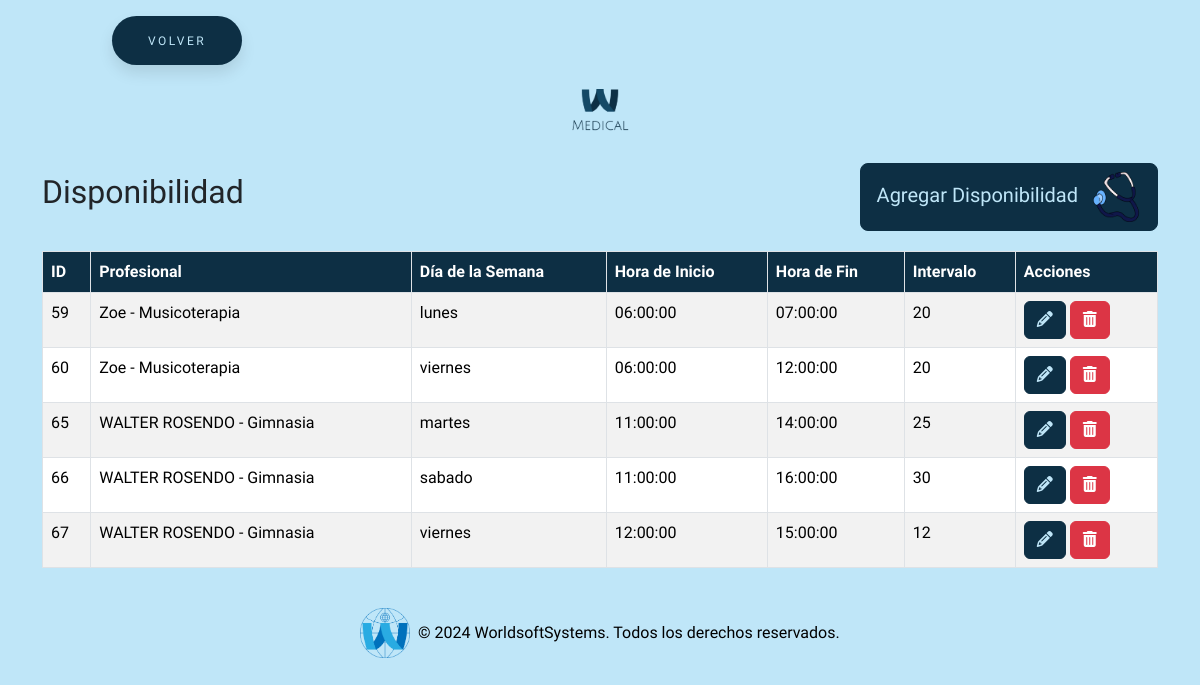
/todosAjustes/disponibilidad/disponibilidad.php (signed in), run on the app's committed database.
### tables this page shows
CREATE TABLE `disponibilidad` (
  `id` int(11) NOT NULL,
  `id_prof` int(11) NOT NULL,
  `dia_semana` varchar(255) NOT NULL,
  `hora_inicio` time NOT NULL,
  `hora_fin` time NOT NULL,
  `intervalo` int(255) NOT NULL DEFAULT 20
);

CREATE TABLE `profesional` (
  `id_prof` int(11) NOT NULL,
  `nombreYapellido` varchar(255) NOT NULL,
  `id_especialidad` int(11) NOT NULL,
  `domicilio` varchar(255) NOT NULL,
  `localidad` varchar(255) NOT NULL,
  `codigo_pos` varchar(255) NOT NULL,
  `matricula_p` varchar(255) NOT NULL,
  `matricula_n` varchar(255) NOT NULL,
  `telefono` int(255) NOT NULL,
  `email` varchar(255) NOT NULL,
  `tipo_doc` varchar(255) NOT NULL,
  `nro_doc` int(255) NOT NULL
);

CREATE TABLE `especialidad` (
  `id_especialidad` int(11) NOT NULL,
  `desc_especialidad` varchar(255) NOT NULL
);

### todosAjustes/disponibilidad/disponibilidad.php (the view, shortened to what this page needs)
<?php
require_once "../../conexion.php";
$sql = "SELECT * FROM disponibilidad d
        JOIN profesional p ON d.id_prof = p.id_prof
        JOIN especialidad e ON p.id_especialidad = e.id_especialidad";
$result = $conn->query($sql);
?>
<!DOCTYPE html>
<html lang="en">
<head>
    <link href="https://cdn.jsdelivr.net/npm/bootstrap@5.3.3/dist/css/bootstrap.min.css" rel="stylesheet"
>
    <link rel="stylesheet" href="https://cdnjs.cloudflare.com/ajax/libs/font-awesome/6.5.2/css/all.min.css"
 />
    <link rel="stylesheet" href="../../estilos/styleGeneral.css">
    <link rel="stylesheet" href="../../estilos/styleBotones.css">
</head>
<body>
    <button class="button" style="vertical-align:middle; margin-left:7rem"
        onclick="window.location.href = '../../seccionAjustes/ajustes.php';">
        <span>VOLVER</span>
    </button>
    <div class="text-center my-4">
        <img src="../../img/logo.png" alt="Logo MEDICAL" class="img-fluid" style="max-width: 120px;">
    </div>
    <div class="container">
        <div class="title-container">
            <h2>Disponibilidad</h2>
            <button type="button" class="btn btn-custom btn-lg" data-bs-toggle="modal"
                data-bs-target="#agregarDisponibilidadModal">
                Agregar Disponibilidad <img src="../../img/iconoCrearEsp.png" alt="Icono Crear Disponibilidad"
                    style="width: 50px; height: 50px; margin-left: 8px;">
            </button>
        </div>
        <table class="table table-striped table-bordered">
            <thead class="table-custom">
                <tr>
                    <th>ID</th>
                    <th>Profesional</th>
                    <th>Día de la Semana</th>
                    <th>Hora de Inicio</th>
                    <th>Hora de Fin</th>
                    <th>Intervalo</th>
                    <th>Acciones</th>
                </tr>
            </thead>
            <tbody>
                <?php if ($result->num_rows > 0): ?>
                    <?php while ($row = $result->fetch_assoc()): ?>
                        <tr>
                            <td><?= $row["id"] ?></td>
                            <td><?= $row["nombreYapellido"] . ' - ' . $row["desc_especialidad"] ?></td>
                            <td><?= $row["dia_semana"] ?></td>
                            <td><?= $row["hora_inicio"] ?></td>
                            <td><?= $row["hora_fin"] ?></td>
                            <td><?= $row["intervalo"] ?></td>
                            <td>
                                <button class="btn btn-custom-editar"
                                    onclick='editarDisponibilidad(<?= json_encode($row) ?>)'><i
                                        class="fas fa-pencil-alt"></i></button>
                                <a href="?eliminar=<?= $row['id'] ?>" class="btn btn-danger"
                                    onclick="return confirm('¿Estás seguro de que deseas eliminar esta disponibilidad?');"><i
                                        class="fas fa-trash-alt"></i></a>
                            </td>
                        </tr>
                    <?php endwhile; ?>
                <?php else: ?>
                    <tr>
                        <td colspan="6">No se encontraron resultados</td>
                    </tr>
                <?php endif; ?>
            </tbody>
        </table>
    </div>
    <footer class="bg-dark text-white text-center py-4 mt-auto">
        <div class="container">
            <div class="row justify-content-center">
                <div class="col-md-12 footer-logo-text">
                    <img src="../../img/logoWSS.png" alt="Logo" class="img-fluid" style="max-height: 50px;">
                    <p class="mb-0">&copy; 2024 WorldsoftSystems. Todos los derechos reservados.</p>
                </div>
            </div>
        </div>
    </footer>
</body>
</html>

### estilos/styleGeneral.css (style rules this page uses)
:root { --primary-color: #0d2f44; }
body, html { background-color: #bfe6f8 !important; font-family: 'Cabin Condensed', sans-serif !important; }
a { text-decoration: none !important; }
.table-custom th { background-color: var(--primary-color) !important; color: white !important; }
.footer-logo-text { display: flex; align-items: center; justify-content: center; color: #000; }
footer.bg-dark { background-color: transparent !important; padding-top: 10rem; }
.footer-logo-text img { margin-right: 0.5rem; }

### estilos/styleBotones.css (style rules this page uses)
:root { --primary-color: #0d2f44; }
body, html { background-color: #bfe6f8 !important; font-family: 'Cabin Condensed', sans-serif !important; }
.title-container { display: flex; align-items: center; justify-content: space-between; margin-bottom: 20px; }
.btn-custom { background-color: var(--primary-color) !important; border-color: var(--primary-color) !important; color: #bfe6f8 !important; transition: all 0.3s ease; }
.btn-custom-editar { background-color: var(--primary-color) !important; border-color: var(--primary-color) !important; color: #bfe6f8 !important; transition: all 0.3s ease; }
.button { padding: 1.3em 3em; font-size: 12px; text-transform: uppercase; letter-spacing: 2.5px; font-weight: 500; color: #bfe6f8; background-color: var(--primary-color) !important; border-color: var(--primary-color) !important; border: none; border-radius: 45px; box-shadow: 0px 8px 15px rgba(0, 0, 0, 0.1); transition: all 0.3s ease 0s; cursor: pointer; outline: none; margin-top: 1rem; }

### data on the page
disponibilidad: id "59", id_prof.nombreYapellido "Zoe", especialidad.desc_especialidad "Musicoterapia", dia_semana "lunes", hora_inicio "06:00:00", hora_fin "07:00:00", intervalo "20"
disponibilidad: id "60", id_prof.nombreYapellido "Zoe", especialidad.desc_especialidad "Musicoterapia", dia_semana "viernes", hora_inicio "06:00:00", hora_fin "12:00:00", intervalo "20"
disponibilidad: id "65", id_prof.nombreYapellido "WALTER ROSENDO", especialidad.desc_especialidad "Gimnasia", dia_semana "martes", hora_inicio "11:00:00", hora_fin "14:00:00", intervalo "25"
disponibilidad: id "66", id_prof.nombreYapellido "WALTER ROSENDO", especialidad.desc_especialidad "Gimnasia", dia_semana "sabado", hora_inicio "11:00:00", hora_fin "16:00:00", intervalo "30"
disponibilidad: id "67", id_prof.nombreYapellido "WALTER ROSENDO", especialidad.desc_especialidad "Gimnasia", dia_semana "viernes", hora_inicio "12:00:00", hora_fin "15:00:00", intervalo "12"
